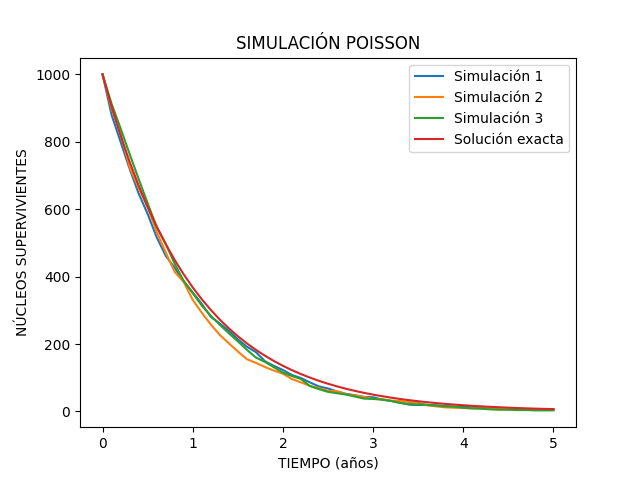

Write the Python code that produced this figure.
import matplotlib.pyplot as plt
import numpy as np
import time

#### CONSTANTES FÍSICAS 
## Vamos a trabajar en años
#T12 = 5730.0
#Lambda = np.log(2)/T12

Lambda = 1

n0 = 10**3 #número de núcleos a tiempo 0

t = 5 #tiempo que vamos a simular
dt = 0.1  #intervalo de tiempo
u = int(t/dt) #número de intervalos

N=n0 #número de núcleos supervivientes
D = 0 #número de núcleos desintegrados

p = Lambda*dt

inicio = time.perf_counter()

def simulacion():
    tiempos = []
    supervivientes = []
    N=n0

    for i in range(u + 1):
        tiempos.append(i*dt)
        supervivientes.append(N)

        D = 0
        D = np.random.poisson(N*p)
        N -= D

    return tiempos, supervivientes        

# Ejecutar 3 simulaciones
tiempos, N1 = simulacion()
_, N2 = simulacion()
_, N3 = simulacion()

fin = time.perf_counter()

# Guardar todo junto
datos = np.column_stack((tiempos, N1, N2, N3))
np.savetxt("simulaciones/poisson.txt", datos)

tiempos = np.array(tiempos) #para graficar la solución exacta

# Graficar
plt.title("SIMULACIÓN POISSON")
plt.plot(tiempos, N1, label="Simulación 1")
plt.plot(tiempos, N2, label="Simulación 2")
plt.plot(tiempos, N3, label="Simulación 3")
plt.plot(tiempos, n0*np.exp(-Lambda*tiempos), label="Solución exacta")
plt.xlabel("TIEMPO (años)")
plt.ylabel("NÚCLEOS SUPERVIVIENTES")
plt.legend()
plt.savefig("simulaciones/poisson.png")
plt.show()

costeaprox = 3*(u+1) #3 simulaciones, cada una con u+1 intervalos

print("Coste aproximado:", costeaprox)
print("Tiempo de ejecución:", fin - inicio , "segundos")
